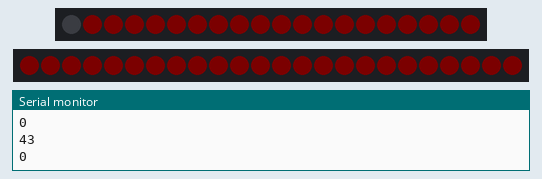
This sketch was run on a simulated Arduino Uno, built with avr-gcc and run on an emulated ATmega328P. On the bench: 20 RGB LEDs in strip order, left to right, 24 RGB LEDs in strip order, left to right, the last lines printed to the serial monitor. Dim RGB values are drawn brighter than linear.

Above: at 5.2 s.
At 13.16 s:
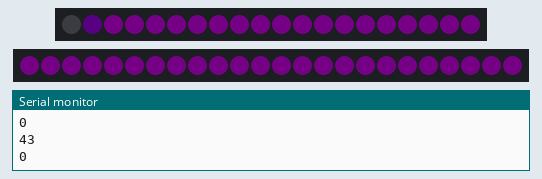
At 15.2 s:
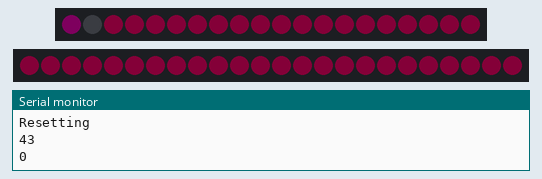
At 20.32 s:
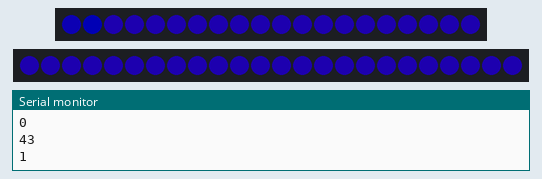
At 29.7 s:
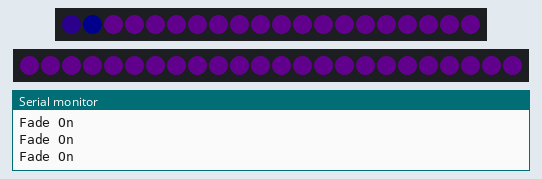

Measured:
- what the display in image 2 shows lasts 1.5 s, from 15.2 s to 16.7 s
- what the display in image 4 shows lasts 1.1 s, from 29.7 s to 30.8 s

The sketch:

scared.ino
```cpp
#include <FastLED.h>

//Define number of LEDs per strip
#define NUM_LEDS_PART_1 20
#define NUM_LEDS_PART_2 24
#define NUM_LEDS_PART_3 20
#define NUM_LEDS_PART_4 19

//Define number of LEDs in overall strip
#define NUM_LEDS (NUM_LEDS_PART_1 + NUM_LEDS_PART_2) // + NUM_LEDS_PART_3 + NUM_LEDS_PART_4)

//Define global brightness
#define BRIGHTNESS      64

//Define strip object
CRGB ledstrip[NUM_LEDS_PART_1 + NUM_LEDS_PART_2]; // + NUM_LEDS_PART_3 + NUM_LEDS_PART_4];

bool ascent;
bool flag = false;
bool doneBooping = true;
bool doneFlashing = false;
bool endOfStrip = false;
float timeSinceLastBoop;
int currentIteration = 0;
int numFlashes = 6;

float desiredUpdateRate = 80;
float desiredFlashRate = 150;

float timeSinceLastUpdate;
float timeSinceLastFlash;

int n;
int k;

void setup() {
  delay(3000);  //delay 3 seconds for safety purposes

  //Add LED strips
  FastLED.addLeds<NEOPIXEL, 7>(ledstrip, 0, NUM_LEDS_PART_1);
  FastLED.addLeds<NEOPIXEL, 8>(ledstrip, NUM_LEDS_PART_1, NUM_LEDS_PART_2);
  //FastLED.addLeds<NEOPIXEL, 9>(ledstrip, NUM_LEDS_PART_2, NUM_LEDS_PART_3);
  //FastLED.addLeds<NEOPIXEL, 10>(ledstrip, NUM_LEDS_PART_3, NUM_LEDS_PART_4);

  Serial.begin(9600); //Initialize Serial monitor
  FastLED.setBrightness(BRIGHTNESS);  //Set global brightness

}

void loop() {

  //TODO: scared action triggers, store time, pass into and call scare function
  //TODO: Replace with call to scare function (when it's working)

  //Main loop to update all LEDs
  if ((millis() - timeSinceLastFlash) > desiredFlashRate){
    if (numFlashes > 0) {
      for (int n = 0; n < NUM_LEDS; n++) {
        ScaredFlash(ledstrip[n]);
      }
      numFlashes--;
    }
    timeSinceLastFlash = millis();
  }

  //Initialize times for next loop
  if (numFlashes == 0){
    //float timeSinceLastBoop = millis();
    float timeSinceLastUpdate = millis();
    doneBooping = false;
    flag = false;
    numFlashes--;
  }

  //Part two
  if ((millis() - timeSinceLastUpdate) > desiredUpdateRate){
    if (doneBooping == false) {
      for (int k = 0; k < NUM_LEDS; k++) {
        doneBooping = BoopGraph(ledstrip[k]);
        if (k == (NUM_LEDS - 1)){
          endOfStrip = true;
          Serial.println(k);
        }
      }
      Serial.println(flag);
    }

    if (millis() > 25000 && millis() < 30000){
      if (ledstrip[NUM_LEDS - 1].b < 200){
        for (int n = 0; n < NUM_LEDS; n++) {
          ledstrip[n] += CRGB(0, 0, 5); //TODO: Change color to not necessarily pure blue
          Serial.println("Fade On");
        }
      }
    }

    if (millis() > 30000){
      for (int n = 0; n < NUM_LEDS; n++) {
        ledstrip[n] = CRGB::Black;
        Serial.println("Turn off LEDs");
      }
    }
    timeSinceLastUpdate = millis();
  }
  FastLED.show();
}

void fadeIn(CRGB& led, int fadeOnRate, int clrR, int clrG, int clrB) {
  int onR = map(clrR, 0, 255, 0, fadeOnRate);
  int onG = map(clrG, 0, 255, 0, fadeOnRate);
  int onB = map(clrB, 0, 255, 0, fadeOnRate);

  if ((led.r + led.g + led.b) == 0) {
    ascent = true;
  }
  if (led.r >= 255 or led.g >= 255 or led.b >= 255) {
    ascent = false;
  }

  if (ascent == true) {
    led += CRGB(onR, onG, onB);
  }
}

void breatheOnOff(CRGB& led, int fadeOnRate, int fadeOffRate, int clrR, int clrG, int clrB) {
  int onR = map(clrR, 0, 250, 0, fadeOnRate);
  int onG = map(clrG, 0, 250, 0, fadeOnRate);
  int onB = map(clrB, 0, 250, 0, fadeOnRate);

  int offR = map(clrR, 0, 250, 0, fadeOffRate);
  int offG = map(clrG, 0, 250, 0, fadeOffRate);
  int offB = map(clrB, 0, 250, 0, fadeOffRate);

  if ((led.r + led.g + led.b) == 0) {
    ascent = true;

  }
  if (led.r >= 250 or led.g >= 250 or led.b >= 250) {
    ascent = false;
    flag = true;
  }

  if (ascent == true) {
    led += CRGB(onR, onG, onB);
  }

  if (ascent == false) {
    led -= CRGB(offR, offG, offB);
  }
}

void ScaredFlash(CRGB& led) {
  if (led.r > 25) {
    led = CRGB::Black;
  }
  else if (led == CRGB(0, 0, 0)) {
    led = CRGB::Red;
  }
}

bool BoopGraph(CRGB& led) {
  //Colors to progress from scared to nervous
  int colorarray[] = {250, 0, 0,
                      200, 0, 50,
                      150, 0, 100,
                      100, 0, 150,
                      50,  0, 200,
                      0,   0, 250};

  float boopRest = millis() - timeSinceLastBoop;

  if (boopRest >= 1500){
    //If the lights have been off for the appropriate amount of time, initialize the next boop animation
      breatheOnOff(led, 40, 40, colorarray[currentIteration * 3], colorarray[currentIteration * 3 + 1], colorarray[currentIteration * 3 + 2]); //change colors to go slowly from red to blue
  }

  if (flag == true){
    if ((led.r + led.g + led.b) <= 0 && endOfStrip == true){
      timeSinceLastBoop = millis(); //Reset the delay timer
      flag = false;
      endOfStrip = false;
      Serial.println("Resetting");
      currentIteration++;
    }
  }

  if (currentIteration <6){
    return false;
  }
  if (currentIteration == 6){
    return true;
  }
}


/*void scared(CRGB& led, float callTime){
/*Takes the led strip object and the time at which the wisp becomes scared, and executes the scared animations */
  /*//Initialize variables once, when function is called
  if (millis() - callTime == 0){
    int numFlashes = 5;
    float timesinceLastFlash = millis();
  }

  //Main loop to update all LEDs
  for (int n = 0; n < NUM_LEDS; n++) {
    if (numFlashes > 0) {
      Flash(led[n], numFlashes, 100);
      Serial.println("flash");
      }
      //Initialize times for next loop
    if (numFlashes == 0){
      float timeSinceLastBoop = millis();
      float timeSinceLastUpdate = millis();
      bool doneBooping = false;    //If I change this value in a function will it be updated automatically or do I need to return it in the function?
    }

    else if (millis() - timeSinceLastUpdate >= desiredUpdateRate){
      if (doneBooping == false && millis() >= callTime + 6500) {
        BoopGraph(ledstrip[n]);
        Serial.println("Boop");
      }

      else if (millis() > callTime + 25000 && millis() < callTime + 30000){
        if (ledstrip[NUM_LEDS - 1].b < 200){
          ledstrip[n] += CRGB(0, 0, 5); //TODO: Change color to not necessarily pure blue
          Serial.println("Fade On");
        }
      }

      else if (millis() > callTime + 30000){
        ledstrip[n] = CRGB::Black;
        Serial.println("Turn off LEDs");
      }
    }

  }

} */
```
